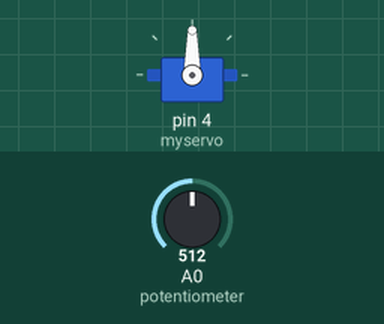
Bench run of a sketch on a simulated Arduino Uno, built with avr-gcc and run on an emulated ATmega328P. Parts: servo. The inputs (shaded band) are chosen by the test bench; at power-on: A0 (potentiometer) = 512.

Above: at 1.2 s.
1.3 s: A0 (potentiometer) set to 716
At 1.6 s:
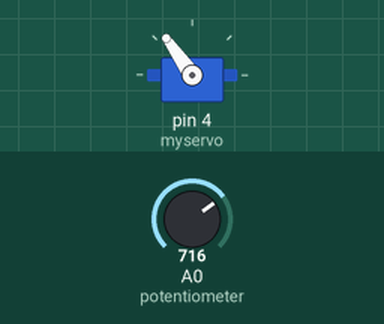
2.8 s: A0 (potentiometer) set to 900
At 4.0 s:
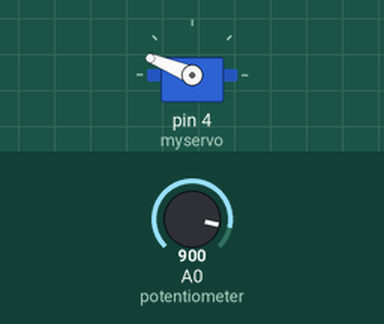
4.3 s: A0 (potentiometer) set to 1023
At 5.1 s:
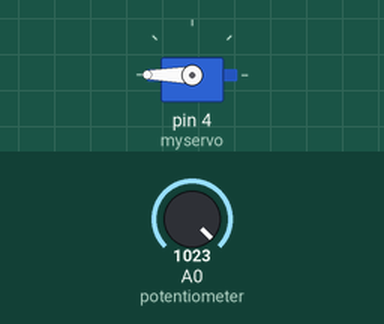
5.8 s: A0 (potentiometer) set to 306
At 6.3 s:
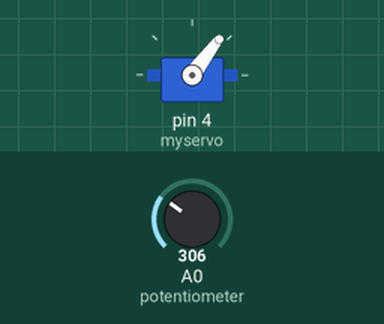
7.3 s: A0 (potentiometer) set to 122
At 8.7 s:
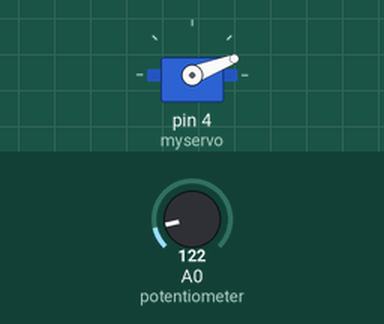
Timing chart, 0 to 9.8 s (numbered marks = the images above; inputs shaded):
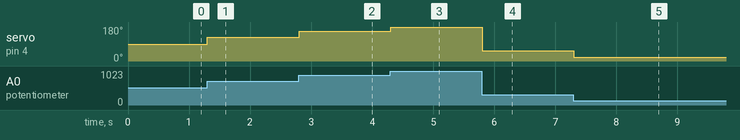

Measured:
- after the input at 1.3 s, servo on pin 4 (myservo): 90° → 125° at once
- after the input at 2.8 s, servo on pin 4 (myservo): 125° → 158° at once
- after the input at 4.3 s, servo on pin 4 (myservo): 158° → 180° at once
- after the input at 5.8 s, servo on pin 4 (myservo): 180° → 53° at once
- after the input at 7.3 s, servo on pin 4 (myservo): 53° → 21° at once

The sketch:

Controlled_Servo.ino
```cpp
#include <Servo.h>
int x = A0;
Servo myservo;

void setup()
{
  myservo.attach(4); //set servo control pin
  pinMode(A0, INPUT);
}

void loop()
{
  x=analogRead(A0); //read potentiometer value
  x=map(x, 0, 1023, 0, 180); //convert analog value to readabel servo value
  myservo.write(x); //set servo to new value
  delay(5);
}
```
